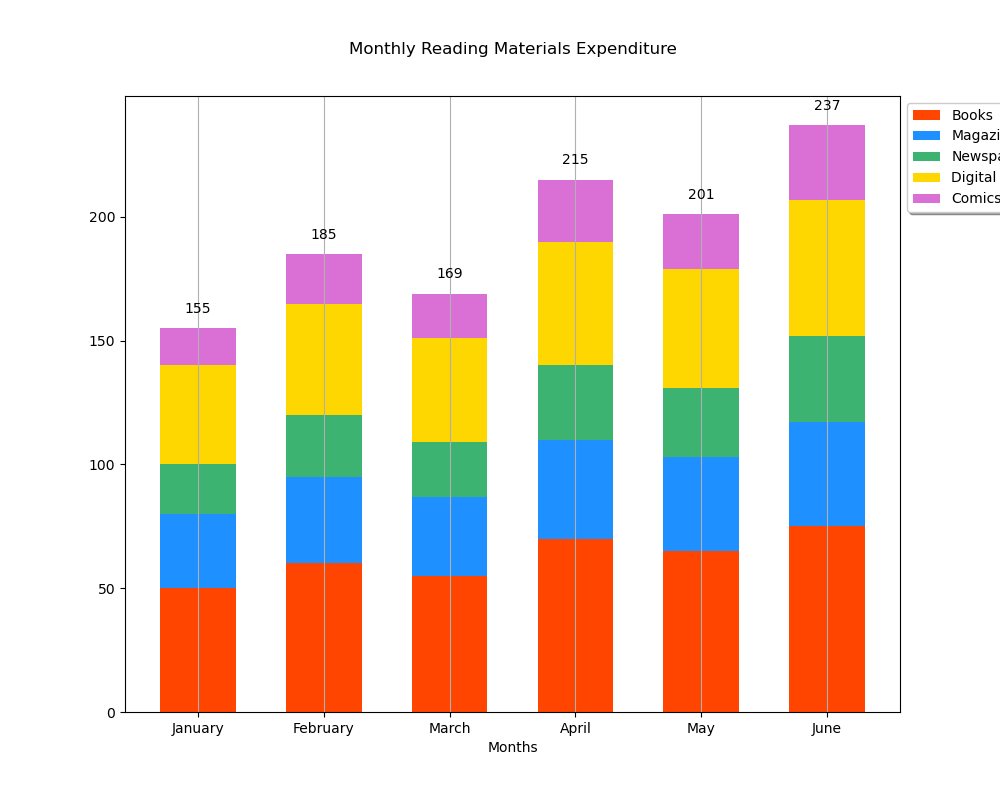

This chart was generated by the following Python code:

import matplotlib.pyplot as plt

# Data
months = ['January', 'February', 'March', 'April', 'May', 'June']
books = [50, 60, 55, 70, 65, 75]
magazines = [30, 35, 32, 40, 38, 42]
newspapers = [20, 25, 22, 30, 28, 35]
digital_media = [40, 45, 42, 50, 48, 55]
comics = [15, 20, 18, 25, 22, 30]

# Stacked Bar Chart
fig, ax = plt.subplots(figsize=(10, 8))  # changing width and height of the chart

bar_width = 0.6  # change width of bars
index = range(len(months))

p1 = plt.bar(index, books, bar_width, label='Books', color='#FF4500')
p2 = plt.bar(index, magazines, bar_width, bottom=books, label='Magazines', color='#1E90FF')
p3 = plt.bar(index, newspapers, bar_width, bottom=[b + m for b, m in zip(books, magazines)], label='Newspapers', color='#3CB371')
p4 = plt.bar(index, digital_media, bar_width, bottom=[b + m + n for b, m, n in zip(books, magazines, newspapers)], label='Digital Media', color='#FFD700')
p5 = plt.bar(index, comics, bar_width, bottom=[b + m + n + d for b, m, n, d in zip(books, magazines, newspapers, digital_media)], label='Comics', color='#DA70D6')

plt.xlabel('Months')
plt.xticks(index, months)
plt.title('Monthly Reading Materials Expenditure', pad=30)
plt.legend(loc='upper left', bbox_to_anchor=(1, 1), shadow=True, ncol=1)

# Customizing the grid
plt.grid(axis='x')

# Adding numerical labels
for i in index:
    total = books[i] + magazines[i] + newspapers[i] + digital_media[i] + comics[i]
    plt.text(i, total + 5, str(total), ha='center', va='bottom')

plt.show()
